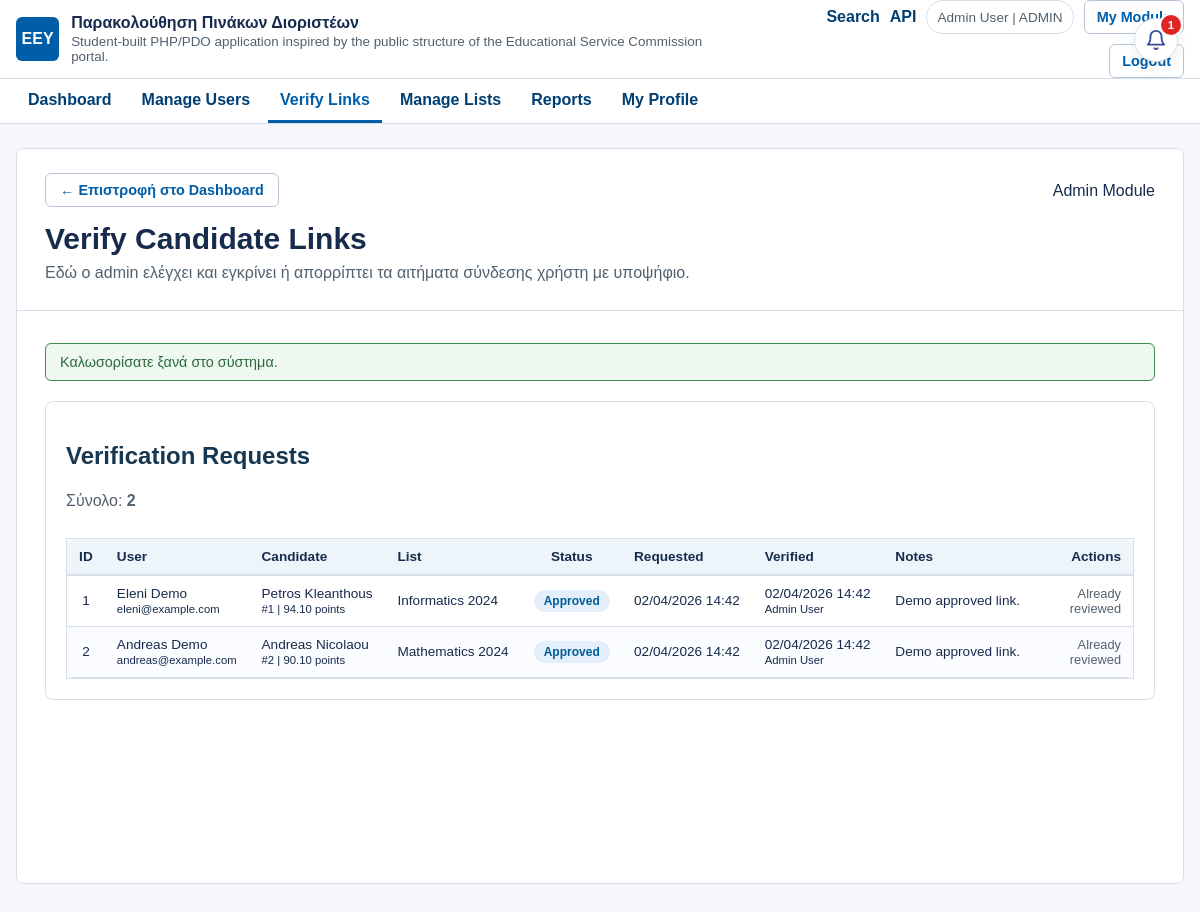
Screenshot of /modules/admin/verify_applications.php (signed in) with the database file from the repository.
### tables this page shows
CREATE TABLE users (
  id INT AUTO_INCREMENT PRIMARY KEY,
  name VARCHAR(100) NOT NULL,
  surname VARCHAR(100) NOT NULL,
  email VARCHAR(150) NOT NULL UNIQUE,
  password VARCHAR(255) NOT NULL,
  phone VARCHAR(20) DEFAULT NULL,
  role ENUM('admin', 'candidate') NOT NULL,
  notify_new_lists TINYINT(1) NOT NULL DEFAULT 1,
  notify_position_changes TINYINT(1) NOT NULL DEFAULT 1,
  created_at TIMESTAMP DEFAULT CURRENT_TIMESTAMP,
  INDEX idx_users_role (role)
);

CREATE TABLE applications (
  id INT AUTO_INCREMENT PRIMARY KEY,
  user_id INT NOT NULL,
  candidate_id INT NOT NULL,
  verification_status ENUM('pending', 'approved', 'rejected') NOT NULL DEFAULT 'pending',
  verification_notes TEXT DEFAULT NULL,
  linked_at TIMESTAMP DEFAULT CURRENT_TIMESTAMP,
  verified_at TIMESTAMP NULL DEFAULT NULL,
  verified_by INT DEFAULT NULL,
  CONSTRAINT fk_applications_user
    FOREIGN KEY (user_id) REFERENCES users(id)
    ON DELETE CASCADE ON UPDATE CASCADE,
  CONSTRAINT fk_applications_candidate
    FOREIGN KEY (candidate_id) REFERENCES candidates(id)
    ON DELETE CASCADE ON UPDATE CASCADE,
  CONSTRAINT fk_applications_verified_by
    FOREIGN KEY (verified_by) REFERENCES users(id)
    ON DELETE SET NULL ON UPDATE CASCADE,
  UNIQUE KEY uq_applications_user_candidate (user_id, candidate_id)
);

CREATE TABLE candidates (
  id INT AUTO_INCREMENT PRIMARY KEY,
  name VARCHAR(100) NOT NULL,
  surname VARCHAR(100) NOT NULL,
  birth_year INT DEFAULT NULL,
  specialty_id INT NOT NULL,
  list_id INT NOT NULL,
  position INT NOT NULL,
  points DECIMAL(5, 2) DEFAULT NULL,
  created_at TIMESTAMP DEFAULT CURRENT_TIMESTAMP,
  CONSTRAINT fk_candidates_specialty
    FOREIGN KEY (specialty_id) REFERENCES specialties(id)
    ON DELETE RESTRICT ON UPDATE CASCADE,
  CONSTRAINT fk_candidates_list
    FOREIGN KEY (list_id) REFERENCES lists(id)
    ON DELETE CASCADE ON UPDATE CASCADE,
  UNIQUE KEY uq_candidates_list_position (list_id, position),
  INDEX idx_candidates_specialty (specialty_id),
  INDEX idx_candidates_points (points)
);

CREATE TABLE specialties (
  id INT AUTO_INCREMENT PRIMARY KEY,
  name VARCHAR(150) NOT NULL,
  description TEXT,
  is_active TINYINT(1) NOT NULL DEFAULT 1
);

CREATE TABLE lists (
  id INT AUTO_INCREMENT PRIMARY KEY,
  specialty_id INT NOT NULL,
  year INT NOT NULL,
  status ENUM('draft', 'published') NOT NULL DEFAULT 'published',
  created_at TIMESTAMP DEFAULT CURRENT_TIMESTAMP,
  CONSTRAINT fk_lists_specialty
    FOREIGN KEY (specialty_id) REFERENCES specialties(id)
    ON DELETE RESTRICT ON UPDATE CASCADE,
  UNIQUE KEY uq_lists_specialty_year (specialty_id, year),
  INDEX idx_lists_year (year)
);

### includes/functions.php (called while the page is built, shortened)
<?php
function current_user(): ?array
{
    return [
        'id'      => (int) $_SESSION['user_id'],
        'name'    => $_SESSION['user_name']    ?? '',
        'surname' => $_SESSION['user_surname'] ?? '',
        'email'   => $_SESSION['user_email']   ?? '',
        'role'    => $_SESSION['user_role']    ?? ($_SESSION['role'] ?? ''),
        'phone'   => $_SESSION['user_phone']   ?? null,
    ];
}
function h($value) {
    return htmlspecialchars((string) $value, ENT_QUOTES, 'UTF-8');
}
function e($value): string
{
    return h($value);
}
function app_config(?string $key = null, $default = null)
{
    global $appConfig;
    return $appConfig[$key] ?? $default;
}
function base_url(string $path = ''): string
{
    static $base = null;
    if ($base === null) {
        $documentRoot = realpath($_SERVER['DOCUMENT_ROOT'] ?? '');
        $projectRoot = realpath(__DIR__ . '/..');
        if ($documentRoot && $projectRoot && strpos($projectRoot, $documentRoot) === 0) {
            $relativePath = str_replace('\\', '/', substr($projectRoot, strlen($documentRoot)));
            $base = $relativePath !== '' ? rtrim($relativePath, '/') : '';
        } else {
            $base = '';
        }
    }
    $path = ltrim($path, '/');
    return ($base === '' ? '' : $base) . '/' . $path;
}
function pdo(): PDO
{
    static $pdo = null;
    if (!$pdo instanceof PDO) {
        $pdo = require __DIR__ . '/db.php';
    }
    return $pdo;
}
function role_dashboard_path(string $role): string
{
    switch ($role) {
        case 'admin':
            return 'modules/admin/dashboard.php';
    }
}
function get_flash_messages() {
    $messages = $_SESSION['flash_messages'] ?? [];
    return is_array($messages) ? $messages : [];
}
function count_unread_notifications(int $userId): int
{
    $statement = pdo()->prepare(
        'SELECT COUNT(*) FROM notifications WHERE user_id = :user_id AND is_read = 0'
    );
    $statement->execute(['user_id' => $userId]);
    return (int) $statement->fetchColumn();
}
function application_status_label(string $status): string
{
    switch ($status) {
        case 'approved':
            return 'Approved';
    }
}
function application_status_class(string $status): string
{
    switch ($status) {
        case 'approved':
            return 'admin';
    }
}

### modules/admin/verify_applications.php (the view, shortened to what this page needs)
<?php
$pdo = pdo();
$errors = [];
$requestsStatement = $pdo->query(
    "SELECT applications.id, applications.linked_at, applications.verification_status,
            applications.verification_notes, applications.verified_at,
            users.name AS user_name, users.surname AS user_surname, users.email,
            candidates.name AS candidate_name, candidates.surname AS candidate_surname,
            candidates.position, candidates.points,
            lists.year, specialties.name AS specialty_name,
            verifier.name AS verifier_name, verifier.surname AS verifier_surname
     FROM applications
     INNER JOIN users ON users.id = applications.user_id
     INNER JOIN candidates ON candidates.id = applications.candidate_id
     INNER JOIN lists ON lists.id = candidates.list_id
     INNER JOIN specialties ON specialties.id = candidates.specialty_id
     LEFT JOIN users AS verifier ON verifier.id = applications.verified_by
     ORDER BY FIELD(applications.verification_status, 'pending', 'rejected', 'approved'), applications.linked_at DESC"
);
$requests = $requestsStatement->fetchAll();
$messages = array_merge(
    get_flash_messages(),
    array_map(
        function ($error) {
            return ['type' => 'error', 'message' => $error];
        },
        $errors
    )
);
?>
<!DOCTYPE html>
<html lang="el">
<head>
    <link rel="stylesheet" href="../../assets/css/style.css">
</head>
<body>
    <?php require __DIR__ . '/../../includes/app_topbar.php'; ?>
    <?php $moduleKey = 'admin'; $pageKey = 'verify_applications'; require __DIR__ . '/../../includes/nav.php'; ?>
    <?php require __DIR__ . '/../../includes/notifications_bell.php'; ?>
    <div class="auth-container">
        <div class="auth-card">
            <div class="page-banner">
                <div class="banner-row-flex">
                    <p class="eyebrow">Admin Module</p>
                    <a class="button-link secondary header-back-link" href="dashboard.php">← Επιστροφή στο Dashboard</a>
                </div>
                <h1 class="auth-title">Verify Candidate Links</h1>
                <p class="auth-subtitle">Εδώ ο admin ελέγχει και εγκρίνει ή απορρίπτει τα αιτήματα σύνδεσης χρήστη με υποψήφιο.</p>
            </div>
            <div class="page-body">
                <?php foreach ($messages as $message): ?>
                    <div class="message <?php echo h($message['type']); ?>"><?php echo h($message['message']); ?></div>
                <?php endforeach; ?>
                <div class="section-card section-card-compact">
                    <div class="section-header">
                        <h2 class="section-title">Verification Requests</h2>
                        <p class="section-text">Σύνολο: <strong><?php echo h(count($requests)); ?></strong></p>
                    </div>
                    <div class="table-wrap">
                        <table>
                            <thead>
                                <tr>
                                    <th>ID</th>
                                    <th>User</th>
                                    <th>Candidate</th>
                                    <th>List</th>
                                    <th>Status</th>
                                    <th>Requested</th>
                                    <th>Verified</th>
                                    <th>Notes</th>
                                    <th>Actions</th>
                                </tr>
                            </thead>
                            <tbody>
                                <?php if ($requests === []): ?>
                                    <tr>
                                        <td colspan="9" class="empty-cell">There are no verification requests.</td>
                                    </tr>
                                <?php else: ?>
                                    <?php foreach ($requests as $request): ?>
                                        <tr>
                                            <td><?php echo h($request['id']); ?></td>
                                            <td>
                                                <?php echo h($request['user_name'] . ' ' . $request['user_surname']); ?><br>
                                                <small><?php echo h($request['email']); ?></small>
                                            </td>
                                            <td>
                                                <?php echo h($request['candidate_name'] . ' ' . $request['candidate_surname']); ?><br>
                                                <small>#<?php echo h($request['position']); ?> | <?php echo h($request['points']); ?> points</small>
                                            </td>
                                            <td><?php echo h($request['specialty_name'] . ' ' . $request['year']); ?></td>
                                            <td><span class="status-badge <?php echo h(application_status_class($request['verification_status'])); ?>"><?php echo h(application_status_label($request['verification_status'])); ?></span></td>
                                            <td><?php echo h(date('d/m/Y H:i', strtotime($request['linked_at']))); ?></td>
                                            <td>
                                                <?php if (!empty($request['verified_at'])): ?>
                                                    <?php echo h(date('d/m/Y H:i', strtotime($request['verified_at']))); ?><br>
                                                    <small><?php echo h(trim(($request['verifier_name'] ?? '') . ' ' . ($request['verifier_surname'] ?? ''))); ?></small>
                                                <?php else: ?>
                                                    -
                                                <?php endif; ?>
                                            </td>
                                            <td><?php echo h($request['verification_notes'] ?? '-'); ?></td>
                                            <td>
                                                <?php if (($request['verification_status'] ?? 'pending') === 'pending'): ?>
                                                    <form method="post" action="">
                                                        <input type="hidden" name="application_id" value="<?php echo (int) $request['id']; ?>">
                                                        <textarea name="verification_notes" rows="3" placeholder="Optional note"></textarea>
                                                        <div class="table-actions">
                                                            <button type="submit" name="action" value="approve" class="button-link table-button secondary">Approve</button>
                                                            <button type="submit" name="action" value="reject" class="table-button danger">Reject</button>
                                                        </div>
                                                    </form>
                                                <?php else: ?>
                                                    <span class="field-help">Already reviewed</span>
                                                <?php endif; ?>
                                            </td>
                                        </tr>
                                    <?php endforeach; ?>
                                <?php endif; ?>
                            </tbody>
                        </table>
                    </div>
                </div>
            </div>
        </div>
    </div>
</body>
</html>

### includes/app_topbar.php (shortened to what this page needs)
<?php
$topbarUser = current_user();
?>
<header class="site-topbar">
    <div class="site-topbar__inner">
        <a class="brand-lockup" href="<?php echo e(base_url('index.php')); ?>">
            <span class="brand-lockup__mark">ΕΕΥ</span>
            <span>
                <strong><?php echo e(app_config('name_el')); ?></strong>
                <span class="brand-lockup__sub"><?php echo e(app_config('description')); ?></span>
            </span>
        </a>
        <div class="site-topbar__actions">
            <a class="top-link" href="<?php echo e(base_url('modules/search/dashboard.php')); ?>">Search</a>
            <a class="top-link" href="<?php echo e(base_url('api/api.php')); ?>">API</a>
            <?php if ($topbarUser !== null): ?>
                <span class="user-chip">
                    <?php echo e(trim(($topbarUser['name'] ?? '') . ' ' . ($topbarUser['surname'] ?? ''))); ?>
                    | <?php echo e(strtoupper($topbarUser['role'] ?? '')); ?>
                </span>
                <a class="button button--ghost" href="<?php echo e(base_url(role_dashboard_path($topbarUser['role'] ?? ''))); ?>">My Module</a>
                <a class="button button--ghost" href="<?php echo e(base_url('auth/logout.php')); ?>">Logout</a>
            <?php else: ?>
                <a class="button button--ghost" href="<?php echo e(base_url('auth/login.php')); ?>">Login</a>
                <a class="button button--ghost" href="<?php echo e(base_url('auth/register.php')); ?>">Register</a>
            <?php endif; ?>
        </div>
    </div>
</header>

### includes/notifications_bell.php (shortened to what this page needs)
<?php
$bellUser = current_user();
$bellUserId = (int) $bellUser['id'];
$bellUnreadCount = count_unread_notifications($bellUserId);
$bellApiUrl = base_url('api/notifications.php');
?>
<div class="notif-bell" id="notifBell" data-api-url="<?php echo h($bellApiUrl); ?>">
    <button type="button" class="notif-bell__btn" id="notifBellBtn"
            aria-haspopup="true" aria-expanded="false" aria-label="Ειδοποιήσεις">
        <svg class="notif-bell__icon" width="22" height="22" viewBox="0 0 24 24"
             fill="none" stroke="currentColor" stroke-width="2"
             stroke-linecap="round" stroke-linejoin="round" aria-hidden="true">
            <path d="M6 8a6 6 0 0 1 12 0c0 7 3 9 3 9H3s3-2 3-9"></path>
            <path d="M10.3 21a1.94 1.94 0 0 0 3.4 0"></path>
        </svg>
        <span class="notif-bell__badge<?php echo $bellUnreadCount === 0 ? ' is-hidden' : ''; ?>"
              id="notifBellBadge"><?php echo (int) $bellUnreadCount; ?></span>
    </button>
</div>

### rows the page displays
users: name+surname "Admin User"
applications: id "1", user.surname "Eleni Demo", user.email "eleni@example.com", candidate.surname "Petros Kleanthous", candidate.position "1", candidate.points "94.10", specialties.name "Informatics 2024", verification_status "Approved", linked_at "02/04/2026 14:42", verified_at "02/04/2026 14:42", verified_by.surname "Admin User", verification_notes "Demo approved link.", shows "Already reviewed"
applications: id "2", user.surname "Andreas Demo", user.email "andreas@example.com", candidate.surname "Andreas Nicolaou", candidate.position "2", candidate.points "90.10", specialties.name "Mathematics 2024", verification_status "Approved", linked_at "02/04/2026 14:42", verified_at "02/04/2026 14:42", verified_by.surname "Admin User", verification_notes "Demo approved link.", shows "Already reviewed"

### other values shown
app_config('name_el') "Παρακολούθηση Πινάκων Διοριστέων"
app_config('description') "Student-built PHP/PDO application inspired by the public structure of the Educational Service Commission portal."
$topbarUser['role'] "ADMIN"
$link['label'] "Dashboard"
$link['label'] "Manage Users"
$link['label'] "Verify Links"
$link['label'] "Manage Lists"
$link['label'] "Reports"
$link['label'] "My Profile"
$message['message'] "Καλωσορίσατε ξανά στο σύστημα."
count($requests) "2"
